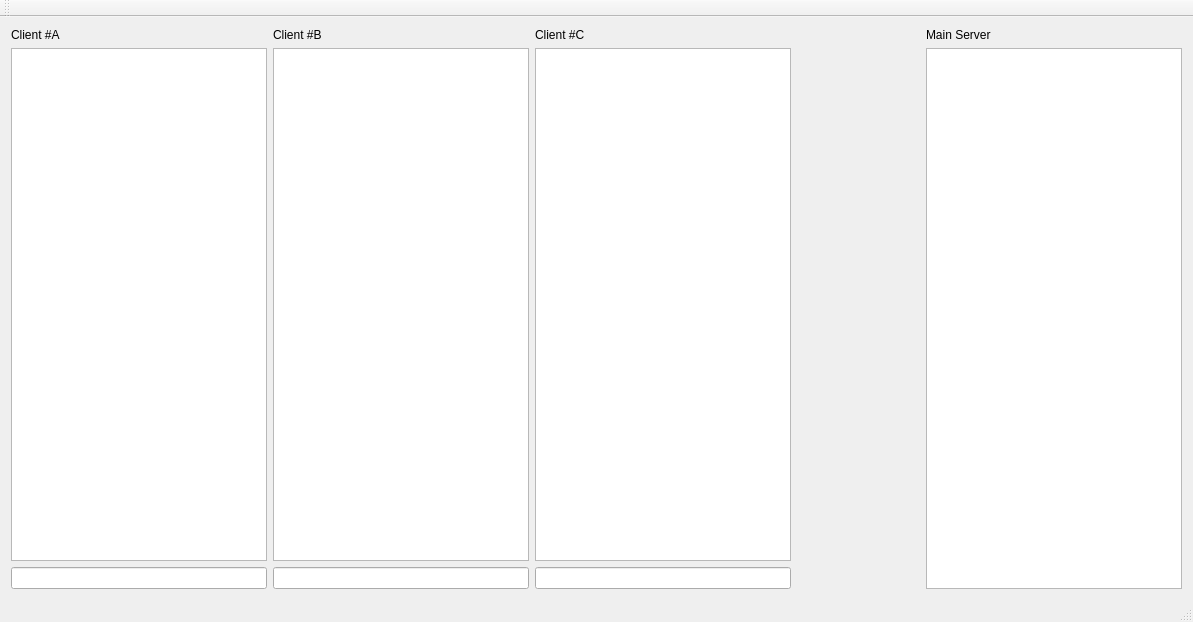
<?xml version="1.0" encoding="UTF-8"?>
<ui version="4.0">
 <class>ChatWindow</class>
 <widget class="QMainWindow" name="ChatWindow">
  <property name="geometry">
   <rect>
    <x>0</x>
    <y>0</y>
    <width>1193</width>
    <height>622</height>
   </rect>
  </property>
  <property name="windowTitle">
   <string>ChatWindow</string>
  </property>
  <widget class="QWidget" name="centralWidget">
   <layout class="QGridLayout" name="gridLayout">
    <item row="0" column="0">
     <layout class="QHBoxLayout" name="horizontalLayout">
      <item>
       <layout class="QVBoxLayout" name="vlClient1">
        <item>
         <widget class="QLabel" name="lbl_Client1">
          <property name="text">
           <string>Client #A</string>
          </property>
         </widget>
        </item>
        <item>
         <widget class="QListWidget" name="list_Client1"/>
        </item>
        <item>
         <widget class="QLineEdit" name="le_Client1"/>
        </item>
       </layout>
      </item>
      <item>
       <layout class="QVBoxLayout" name="vlClient2">
        <item>
         <widget class="QLabel" name="lbl_Client2">
          <property name="text">
           <string>Client #B</string>
          </property>
         </widget>
        </item>
        <item>
         <widget class="QListWidget" name="list_Client2"/>
        </item>
        <item>
         <widget class="QLineEdit" name="le_Client2"/>
        </item>
       </layout>
      </item>
      <item>
       <layout class="QVBoxLayout" name="vlClient3">
        <item>
         <widget class="QLabel" name="lbl_Client3">
          <property name="text">
           <string>Client #C</string>
          </property>
         </widget>
        </item>
        <item>
         <widget class="QListWidget" name="list_Client3"/>
        </item>
        <item>
         <widget class="QLineEdit" name="le_Client3"/>
        </item>
       </layout>
      </item>
      <item>
       <spacer name="horizontalSpacer">
        <property name="orientation">
         <enum>Qt::Horizontal</enum>
        </property>
        <property name="sizeHint" stdset="0">
         <size>
          <width>40</width>
          <height>20</height>
         </size>
        </property>
       </spacer>
      </item>
      <item>
       <layout class="QVBoxLayout" name="vlServer">
        <item>
         <widget class="QLabel" name="lbl_Server">
          <property name="text">
           <string>Main Server</string>
          </property>
         </widget>
        </item>
        <item>
         <widget class="QListWidget" name="list_Server"/>
        </item>
       </layout>
      </item>
     </layout>
    </item>
   </layout>
  </widget>
  <widget class="QMenuBar" name="menuBar">
   <property name="geometry">
    <rect>
     <x>0</x>
     <y>0</y>
     <width>1193</width>
     <height>26</height>
    </rect>
   </property>
  </widget>
  <widget class="QToolBar" name="mainToolBar">
   <attribute name="toolBarArea">
    <enum>TopToolBarArea</enum>
   </attribute>
   <attribute name="toolBarBreak">
    <bool>false</bool>
   </attribute>
  </widget>
  <widget class="QStatusBar" name="statusBar"/>
 </widget>
 <layoutdefault spacing="6" margin="11"/>
 <resources/>
 <connections/>
</ui>
